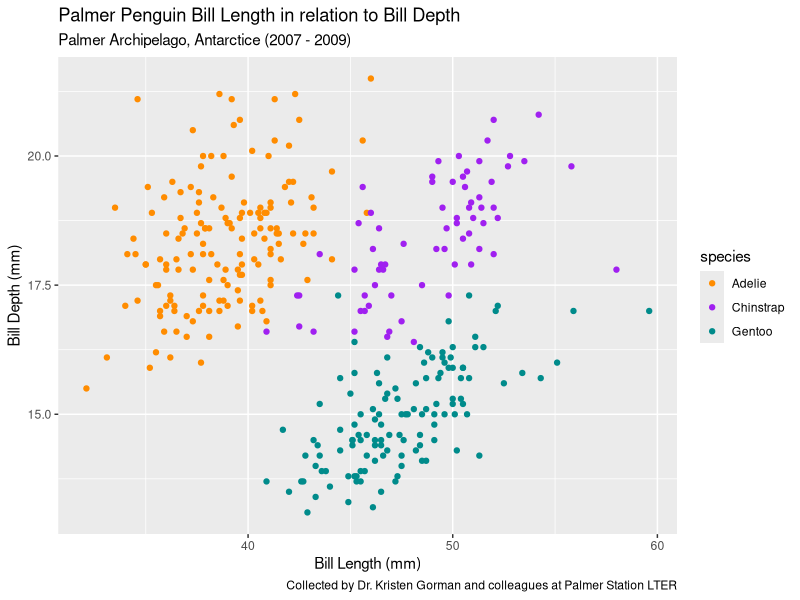
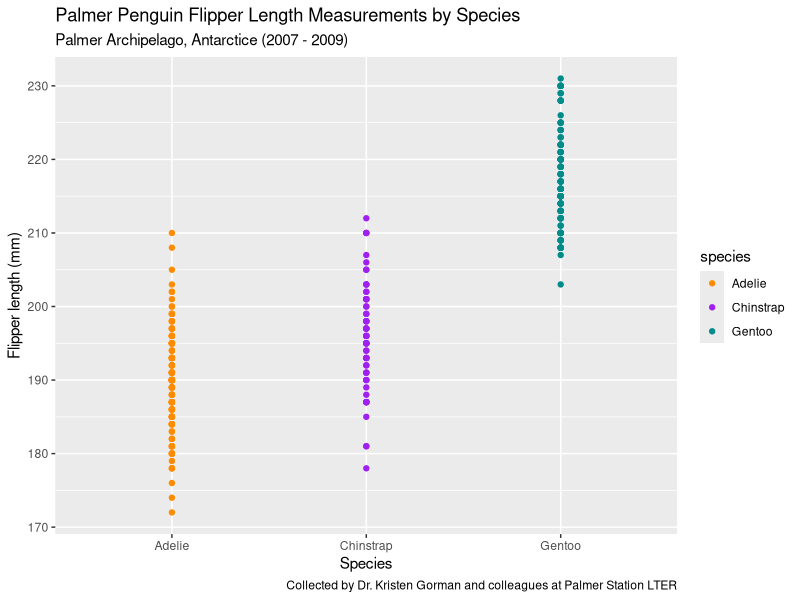

Write R code to recreate these figures, in order.
## ---- chunk 1
library(palmerpenguins)

library(tidyverse)
## ---- chunk 2
exp1<-expression(x^2)

exp1_der<-D(exp1,'x')

x=3

eval(exp1_der)
## ---- chunk 3
exp2<-expression((2*(3*a+2)^4)-5)

exp2_der<-D(exp2,'a')

a=1.2
  
eval(exp2_der)
## ---- chunk 4
ggplot(data = penguins, aes(x = bill_length_mm, y = bill_depth_mm)) +
  geom_point(aes(color = species)) +
  scale_color_manual(values = c("darkorange","purple","cyan4")) +
  labs(x = "Bill Length (mm)",
       y = "Bill Depth (mm)",
       title = "Palmer Penguin Bill Length in relation to Bill Depth",
       subtitle = "Palmer Archipelago, Antarctice (2007 - 2009)",
       caption = "Collected by Dr. Kristen Gorman and colleagues at Palmer Station LTER") 
## ---- chunk 5
ggplot(data = penguins, aes(x = species, y = flipper_length_mm)) +
  geom_point(aes(color = species)) +
  scale_color_manual(values = c("darkorange","purple","cyan4")) +
  labs(x = "Species",
       y = "Flipper length (mm)",
       title = "Palmer Penguin Flipper Length Measurements by Species",
       subtitle = "Palmer Archipelago, Antarctice (2007 - 2009)",
       caption = "Collected by Dr. Kristen Gorman and colleagues at Palmer Station LTER") 

